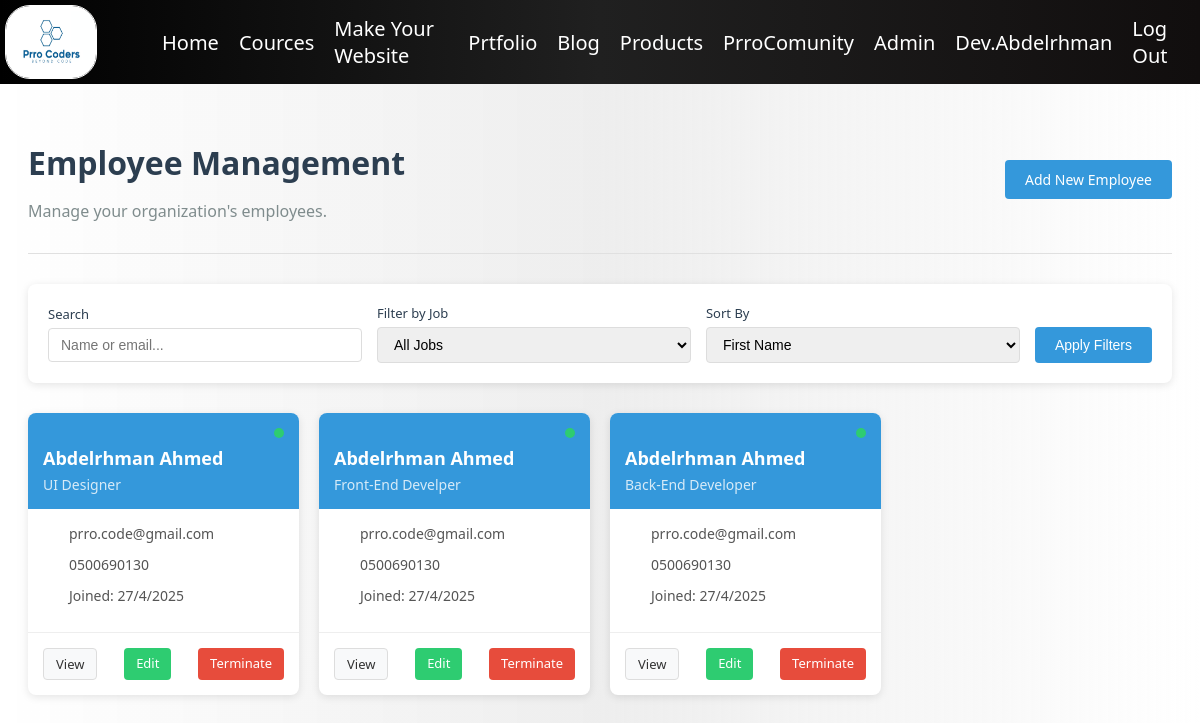
Page /adminPanal/employees/ (signed in) on the committed database.
### adminPanal/models.py (models this page shows, shortened)
class Employee(models.Model):
    First_name = models.CharField(max_length=255)
    Last_name = models.CharField(max_length=255)
    user_name = models.CharField(max_length=255)
    password = models.CharField(max_length=255)
    salary = models.CharField(max_length=30)
    about = models.CharField(max_length=99999)
    email = models.CharField(max_length=600)#
    number = models.CharField(max_length=30)#
    job = models.CharField(max_length=255)
    cv = models.FileField()
    prto = models.CharField(max_length=255)
    Eyear = models.IntegerField()
    Emonth = models.IntegerField()
    Eday = models.IntegerField()
    Syear = models.IntegerField()
    Smonth = models.IntegerField()
    Sday = models.IntegerField()
    active = models.BooleanField(default=True)

### adminPanal/views.py (the view)
# urls.py: path('employees/', views.employees_list, name='employees_list'),
def employees_list(request):
    employees = Employee.objects.filter(active=True)
    search_query = request.GET.get('search', '')
    job_filter = request.GET.get('job', '')
    sort_by = request.GET.get('sort', 'First_name')
    if search_query:
        employees = employees.filter(
            Q(First_name__icontains=search_query) |
            Q(Last_name__icontains=search_query) |
            Q(email__icontains=search_query)
        )
    if job_filter:
        employees = employees.filter(job=job_filter)
    employees = employees.order_by(sort_by)
    jobs = Jobs.objects.all()
    context = {
        'employees': employees,
        'jobs': jobs,
        'search_query': search_query,
        'job_filter': job_filter,
        'sort_by': sort_by
    }
    return render(request, 'adminPanal/employees_list.html', context)

### templates/adminPanal/employees_list.html (shortened to what this page needs)
{% extends 'layout.html' %}
{% block body %}
{% load static %}
<div class="admin-container">
    {% if user.is_superuser %}
        <div class="admin-header">
            <div>
                <h1>Employee Management</h1>
                <p>Manage your organization's employees.</p>
            </div>
            <a href="{% url 'addEmployee' %}" class="btn-primary">Add New Employee</a>
        </div>
        <div class="filter-section">
            <form class="filter-form" method="GET">
                <div class="filter-group">
                    <label for="search">Search</label>
                    <input type="text" id="search" name="search" class="filter-input" placeholder="Name or email..." value="{{ search_query }}">
                </div>
                <div class="filter-group">
                    <label for="job">Filter by Job</label>
                    <select id="job" name="job" class="filter-input">
                        <option value="">All Jobs</option>
                    </select>
                </div>
                <div class="filter-group">
                    <label for="sort">Sort By</label>
                    <select id="sort" name="sort" class="filter-input">
                        <option value="First_name" {% if sort_by == 'First_name' %}selected{% endif %}>First Name</option>
                    </select>
                </div>
                <button type="submit" class="btn-primary filter-button">Apply Filters</button>
            </form>
        </div>
        <div class="employees-grid">
            {% if employees %}
                {% for employee in employees %}
                    <div class="employee-card">
                        <div class="employee-header">
                            <div class="employee-status"></div>
                            <h3 class="employee-name">{{ employee.First_name }} {{ employee.Last_name }}</h3>
                            <div class="employee-job">{{ employee.job }}</div>
                        </div>
                        <div class="employee-content">
                            <div class="employee-detail">
                                <span>{{ employee.email }}</span>
                            </div>
                            <div class="employee-detail">
                                <span>{{ employee.number }}</span>
                            </div>
                            <div class="employee-detail">
                                <span>Joined: {{ employee.Sday }}/{{ employee.Smonth }}/{{ employee.Syear }}</span>
                            </div>
                        </div>
                        <div class="employee-footer">
                            <a href="{% url 'employee_detail' employee.id %}" class="employee-action view-action">View</a>
                            <a href="{% url 'editEmployee' employee.id %}" class="employee-action edit-action">Edit</a>
                            <a href="{% url 'terminateEmployee' employee.id %}" class="employee-action terminate-action">Terminate</a>
                        </div>
                    </div>
                {% endfor %}
            {% else %}
                <div class="no-results">
                    <p>No employees found matching your criteria.</p>
                </div>
            {% endif %}
        </div>
    {% endif %}
</div>
{% endblock %}

### templates/layout.html (shortened to what this page needs)
{% load static %}
<!DOCTYPE html>
<html lang="en">
<head>
    <link rel="stylesheet" href="{% static 'style.css' %}">
</head>
<body>
    <div class="navbar1">
        <img src="{% static 'Prro Coders.jpg' %}" alt="PrroCoders" class="logo" width="100" >
        <ul class="nav1">
            <li class="nav-item1">
                <a class="nav-link1" href="{% url 'Home:index' %}">Home</a>
            </li>
            <li class="nav-item1">
                <a class="nav-link1" href="{% url 'Cource' %}">Cources</a>
            </li>
            <li class="nav-item1">
                <a class="nav-link1" href="{% url 'WebMaker' %}">Make Your Website</a>
            </li>
            <li class="nav-item1">
                <a class="nav-link1" href="https://prrohost.pythonanywhere.com">Prtfolio</a>
            </li>
            <li class="nav-item1">
                <a class="nav-link1" href="{% url 'blog:post_list' %}">Blog</a>
            </li>
            <li class="nav-item1">
                <a class="nav-link1" href="{% url 'store:store' 1 %}">Products</a>
            </li>
            <li class="nav-item1">
                <a class="nav-link1" href="">PrroComunity</a>
            </li>
            {% if user.is_authenticated and not user.is_superuser and not user.is_staff %}
            <li class="nav-item1">
                <a href="" class="nav-link1">{{ user.username }}</a>
            </li>
            <li class="nav-item1">
                <a class="nav-link1" href="{% url 'logout' %}">Log Out</a>
            </li>
            {% elif user.is_superuser %}
                <li class="nav-item1">
                    <a href="{% url 'adminPanal' %}" class="nav-link1">Admin</a>
                </li>
                <li class="nav-item1">
                    <a href="" class="nav-link1">{{ user.username }}</a>
                </li>
                <li class="nav-item1">
                    <a class="nav-link1" href="{% url 'logout' %}">Log Out</a>
                </li>
            {% endif %}
        </ul>
    </div>
    <div class="container container-content">
        {% block body %}{% endblock body %}
    </div>
</body>
</html>

### static/style.css (style rules this page uses)
body { background: linear-gradient(90deg, #ffffffaf 0%, #e8e8e8c1 50%, #ffffff 100%); font-family: 'Segoe UI', Tahoma, Geneva, Verdana, sans-serif; }
.navbar1 { font-family: 'Segoe UI', Tahoma, Geneva, Verdana, sans-serif; display: flex; flex-direction: row; justify-content: space-between; background: linear-gradient(90deg, #000000 0%, #202020 50%, #110e0e 100%); margin: 0; position: fixed; width: 100%; top: 0; left: 0; right: 0; z-index: 1000; }
.logo { width: 90px; border: 1px solid white; border-radius: 25px; margin: 5px 5px 5px 5px; }
.nav1 { display: flex; flex-direction: row; margin: 10px; list-style-type: none; align-items: center; }
.nav-item1 { margin: 5px 10px; font-size: 20px; color: white; }
.nav-link1 { text-decoration: none; color: white; transition: 0.1s; }
.container { position: relative; top: 80px; }

### templates/layout.html (style rules this page uses)
body { font-family: 'Segoe UI', Tahoma, Geneva, Verdana, sans-serif; }

### templates/adminPanal/employees_list.html (style rules this page uses)
.admin-container { max-width: 1200px; margin: 40px auto; padding: 0 20px; }
.admin-header { margin-bottom: 30px; padding-bottom: 15px; border-bottom: 1px solid #e0e0e0; display: flex; justify-content: space-between; align-items: center; }
.admin-header h1 { color: #2c3e50; font-weight: 600; margin-bottom: 5px; }
.admin-header p { color: #7f8c8d; font-size: 16px; }
.btn-primary { background-color: #3498db; color: white; border: none; padding: 10px 20px; border-radius: 4px; cursor: pointer; font-size: 14px; font-weight: 500; transition: background-color 0.3s; text-decoration: none; display: inline-block; }
.filter-section { background-color: white; padding: 20px; border-radius: 8px; box-shadow: 0 2px 8px rgba(0, 0, 0, 0.1); margin-bottom: 30px; }
.filter-form { display: flex; flex-wrap: wrap; align-items: center; gap: 15px; }
.filter-group { display: flex; flex-direction: column; flex: 1; min-width: 200px; }
.filter-group label { font-size: 13px; font-weight: 500; margin-bottom: 5px; color: #2c3e50; }
.filter-input { padding: 8px 12px; border: 1px solid #ddd; border-radius: 4px; font-size: 14px; }
.filter-button { align-self: flex-end; margin-top: 16px; }
.employees-grid { display: grid; grid-template-columns: repeat(auto-fill, minmax(250px, 1fr)); gap: 20px; }
.employee-card { background-color: white; border-radius: 8px; overflow: hidden; box-shadow: 0 2px 8px rgba(0, 0, 0, 0.1); transition: transform 0.3s, box-shadow 0.3s; }
.employee-header { background-color: #3498db; color: white; padding: 15px; position: relative; }
.employee-name { font-size: 18px; font-weight: 600; margin-bottom: 5px; }
.employee-job { font-size: 14px; opacity: 0.8; }
.employee-content { padding: 15px; }
.employee-detail { display: flex; align-items: center; margin-bottom: 12px; font-size: 14px; color: #555; }
.employee-footer { display: flex; padding: 15px; border-top: 1px solid #eee; justify-content: space-between; }
.employee-action { padding: 6px 12px; font-size: 13px; border-radius: 4px; text-decoration: none; display: inline-block; }
.view-action { background-color: #f8f9fa; color: #333; border: 1px solid #ddd; }
.edit-action { background-color: #2ecc71; color: white; }
.terminate-action { background-color: #e74c3c; color: white; }
.employee-status { position: absolute; top: 15px; right: 15px; width: 10px; height: 10px; border-radius: 50%; background-color: #2ecc71; }

### rows in the picture
Employee: First_name "Abdelrhman", Last_name "Ahmed", job "UI Designer", email "prro.code@gmail.com", number "0500690130", Sday "27", Smonth "4", Syear "2025"
Employee: First_name "Abdelrhman", Last_name "Ahmed", job "Front-End Develper", email "prro.code@gmail.com", number "0500690130", Sday "27", Smonth "4", Syear "2025"
Employee: First_name "Abdelrhman", Last_name "Ahmed", job "Back-End Developer", email "prro.code@gmail.com", number "0500690130", Sday "27", Smonth "4", Syear "2025"

### other values in the picture
{{ user.username }} "Dev.Abdelrhman"
